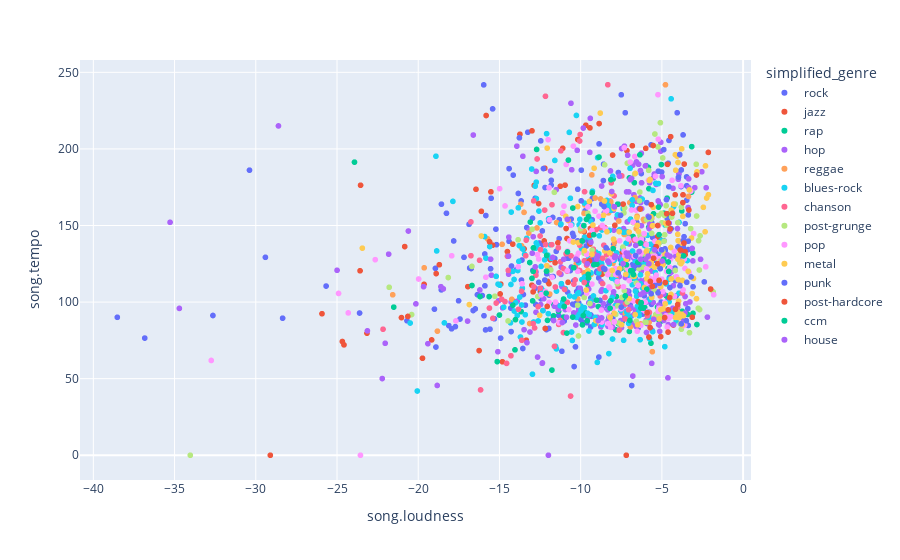

The notebook cell this image was saved under:
### Code cell
px.scatter(data_frame = more_than_n_songs(data, 10), x = 'song.loudness', y= 'song.tempo', hover_name = 'artist.terms', color = 'simplified_genre')

### Figure 1 — Plotly figure (JSON) as saved in the notebook; plotly's stock layout.template omitted (floating-point values rounded to 4 significant figures; data arrays with more than 128 entries replaced by an {"elided": "..."} marker saying what was removed)
{"data": [{"hovertemplate": "<b>%{hovertext}</b><br><br>simplified_genre=rock<br>song.loudness=%{x}<br>song.tempo=%{y}<extra></extra>", "hovertext": {"elided": "233 str values"}, "legendgroup": "rock", "marker": {"color": "#636efa", "symbol": "circle"}, "mode": "markers", "name": "rock", "showlegend": true, "type": "scattergl", "x": {"elided": "233 float values"}, "xaxis": "x", "y": {"elided": "233 float values"}, "yaxis": "y"}, {"hovertemplate": "<b>%{hovertext}</b><br><br>simplified_genre=jazz<br>song.loudness=%{x}<br>song.tempo=%{y}<extra></extra>", "hovertext": ["latin jazz", "latin jazz", "latin jazz", "latin jazz", "latin jazz", "latin jazz", "latin jazz", "latin jazz", "latin jazz", "latin jazz", "latin jazz", "latin jazz", "latin jazz", "latin jazz", "latin jazz", "latin jazz", "latin jazz", "latin jazz", "latin jazz", "latin jazz", "latin jazz", "latin jazz", "latin jazz", "latin jazz", "latin jazz", "latin jazz", "latin jazz", "latin jazz", "latin jazz", "latin jazz", "latin jazz", "latin jazz", "latin jazz", "latin jazz", "latin jazz", "latin jazz", "latin jazz", "latin jazz", "latin jazz", "latin jazz", "latin jazz", "latin jazz", "latin jazz", "latin jazz", "latin jazz", "latin jazz", "latin jazz", "latin jazz", "latin jazz", "latin jazz", "latin jazz", "latin jazz", "latin jazz", "latin jazz", "latin jazz", "latin jazz", "latin jazz", "latin jazz", "latin jazz", "latin jazz", "latin jazz", "latin jazz", "latin jazz", "latin jazz", "latin jazz", "latin jazz"], "legendgroup": "jazz", "marker": {"color": "#EF553B", "symbol": "circle"}, "mode": "markers", "name": "jazz", "showlegend": true, "type": "scattergl", "x": [-9.616, -14.51, -16.11, -5.155, -14.92, -11.4, -14.82, -19.74, -10.96, -23.55, -23.16, -11.26, -8.674, -19.64, -14.12, -7.437, -13.01, -24.57, -12.93, -12.04, -14.18, -16.25, -12.25, -15.82, -12.99, -10.18, -12.21, -12.86, -15.42, -11.11, -20.83, -11.95, -11.58, -12.94, -23.58, -25.92, -9.681, -19.17, -16.44, -16.95, -10.78, -6.39, -18.7, -18.9, -13.35, -5.827, -12.46, -8.837, -21.03, -9.394, -13.48, -24.67, -15.53, -9.777, -8.034, -12.18, -9.428, -10.84, -11.88, -7.151, -29.11, -12.24, -13.74, -12.59, -6.866, -8.864], "xaxis": "x", "y": [127.0, 133.0, 159.2, 141.4, 111.7, 138.7, 61.02, 63.33, 176.3, 176.3, 79.69, 175.6, 118.3, 111.6, 100.4, 132.6, 111.0, 72.07, 106.7, 113.6, 137.8, 68.33, 139.9, 221.8, 211.8, 206.1, 187.4, 176.2, 137.1, 200.4, 136.2, 112.0, 125.7, 86.45, 120.4, 92.4, 215.5, 75.3, 173.6, 110.1, 112.9, 138.4, 124.4, 118.6, 75.11, 132.0, 106.8, 88.68, 89.87, 148.1, 134.8, 74.25, 172.0, 145.9, 196.0, 82.76, 213.7, 141.5, 127.7, 198.9, 0, 106.2, 209.6, 164.3, 166.0, 216.6], "yaxis": "y"}, {"hovertemplate": "<b>%{hovertext}</b><br><br>simplified_genre=rap<br>song.loudness=%{x}<br>song.tempo=%{y}<extra></extra>", "hovertext": ["gangster rap", "gangster rap", "gangster rap", "gangster rap", "gangster rap", "gangster rap", "gangster rap", "gangster rap", "gangster rap", "gangster rap", "gangster rap", "gangster rap", "gangster rap", "gangster rap", "gangster rap", "gangster rap", "gangster rap", "gangster rap", "gangster rap", "gangster rap", "gangster rap", "gangster rap", "gangster rap", "gangster rap", "gangster rap", "gangster rap", "gangster rap", "gangster rap", "gangster rap", "gangster rap", "gangster rap", "gangster rap", "gangster rap", "gangster rap", "gangster rap", "gangster rap", "gangster rap", "gangster rap", "gangster rap", "gangster rap", "gangster rap", "gangster rap", "gangster rap", "gangster rap", "gangster rap", "gangster rap", "gangster rap", "gangster rap", "gangster rap", "gangster rap", "gangster rap", "gangster rap", "gangster rap", "gangster rap", "gangster rap", "gangster rap", "gangster rap", "gangster rap", "gangster rap", "gangster rap", "gangster rap", "gangster rap"], "legendgroup": "rap", "marker": {"color": "#00cc96", "symbol": "circle"}, "mode": "markers", "name": "rap", "showlegend": true, "type": "scattergl", "x": [-11.04, -6.998, -6.933, -8.91, -5.934, -5.797, -5.724, -7.837, -8.005, -3.741, -4.678, -9.725, -2.844, -5.627, -12.04, -6.57, -8.273, -7.239, -5.16, -3.165, -3.775, -6.945, -7.532, -3.813, -6.828, -5.108, -13.66, -12.71, -7.804, -7.101, -13.13, -5.515, -5.126, -7.459, -9.545, -6.696, -11.66, -11.36, -4.62, -5.268, -8.078, -7.482, -4.73, -7.677, -23.92, -5.672, -3.831, -7.004, -3.414, -13.1, -4.875, -5.032, -5.804, -3.163, -5.81, -3.084, -4.592, -5.827, -11.67, -6.065, -6.774, -4.636], "xaxis": "x", "y": [90.22, 181.1, 154.1, 97.1, 91.69, 174.0, 101.2, 81.9, 180.3, 93.98, 167.9, 93.17, 85.37, 103.4, 88.06, 106.4, 90.16, 100.8, 87.75, 171.8, 159.5, 114.8, 121.9, 91.56, 120.4, 86.98, 93.78, 199.7, 103.6, 93.98, 125.8, 157.7, 107.0, 87.6, 110.9, 177.9, 98.43, 93.95, 122.0, 96.71, 115.7, 124.7, 104.1, 85.9, 191.4, 73.18, 93.5, 80.86, 91.91, 152.2, 158.1, 189.8, 91.98, 201.5, 148.9, 92.65, 157.7, 188.0, 91.0, 96.57, 142.8, 90.09], "yaxis": "y"}, {"hovertemplate": "<b>%{hovertext}</b><br><br>simplified_genre=hop<br>song.loudness=%{x}<br>song.tempo=%{y}<extra></extra>", "hovertext": {"elided": "219 str values"}, "legendgroup": "hop", "marker": {"color": "#ab63fa", "symbol": "circle"}, "mode": "markers", "name": "hop", "showlegend": true, "type": "scattergl", "x": {"elided": "219 float values"}, "xaxis": "x", "y": {"elided": "219 float values"}, "yaxis": "y"}, {"hovertemplate": "<b>%{hovertext}</b><br><br>simplified_genre=reggae<br>song.loudness=%{x}<br>song.tempo=%{y}<extra></extra>", "hovertext": ["roots reggae", "roots reggae", "roots reggae", "roots reggae", "roots reggae", "roots reggae", "roots reggae", "roots reggae", "roots reggae", "roots reggae", "roots reggae", "roots reggae", "roots reggae", "roots reggae", "roots reggae", "roots reggae", "roots reggae", "roots reggae", "roots reggae", "roots reggae", "roots reggae", "roots reggae", "roots reggae", "roots reggae", "roots reggae", "roots reggae", "roots reggae", "roots reggae", "roots reggae", "roots reggae", "roots reggae", "roots reggae", "roots reggae", "roots reggae", "roots reggae", "roots reggae", "roots reggae", "roots reggae", "roots reggae", "roots reggae", "roots reggae", "roots reggae", "roots reggae", "roots reggae", "roots reggae", "roots reggae", "roots reggae", "roots reggae", "roots reggae", "roots reggae", "roots reggae", "roots reggae", "roots reggae", "roots reggae", "roots reggae", "roots reggae", "roots reggae", "roots reggae"], "legendgroup": "reggae", "marker": {"color": "#FFA15A", "symbol": "circle"}, "mode": "markers", "name": "reggae", "showlegend": true, "type": "scattergl", "x": [-11.48, -9.741, -4.779, -10.17, -10.28, -9.99, -13.19, -13.69, -13.49, -19.63, -13.62, -14.84, -6.304, -7.261, -8.173, -5.627, -6.092, -5.587, -8.476, -13.14, -8.01, -9.787, -13.64, -7.325, -12.69, -14.24, -7.842, -3.362, -11.11, -11.9, -9.11, -6.814, -6.134, -6.975, -6.653, -18.82, -6.53, -7.919, -5.788, -8.28, -6.937, -7.38, -9.364, -9.821, -7.077, -21.57, -9.791, -8.777, -7.651, -8.141, -15.73, -6.335, -7.983, -10.76, -9.07, -8.258, -6.582, -9.311], "xaxis": "x", "y": [151.9, 163.4, 241.9, 102.1, 124.8, 146.4, 145.1, 163.8, 158.6, 122.4, 135.0, 137.7, 85.73, 92.64, 132.1, 154.6, 153.1, 67.61, 165.9, 85.99, 125.2, 119.0, 136.7, 144.1, 148.4, 101.8, 115.8, 169.0, 158.1, 105.3, 167.9, 131.1, 154.0, 164.9, 168.2, 81.03, 156.1, 139.0, 86.75, 158.2, 83.83, 134.9, 118.1, 146.6, 139.5, 104.8, 158.0, 167.3, 152.9, 165.5, 141.3, 160.7, 135.7, 153.3, 85.81, 162.6, 148.0, 183.0], "yaxis": "y"}, {"hovertemplate": "<b>%{hovertext}</b><br><br>simplified_genre=blues-rock<br>song.loudness=%{x}<br>song.tempo=%{y}<extra></extra>", "hovertext": {"elided": "220 str values"}, "legendgroup": "blues-rock", "marker": {"color": "#19d3f3", "symbol": "circle"}, "mode": "markers", "name": "blues-rock", "showlegend": true, "type": "scattergl", "x": {"elided": "220 float values"}, "xaxis": "x", "y": {"elided": "220 float values"}, "yaxis": "y"}, {"hovertemplate": "<b>%{hovertext}</b><br><br>simplified_genre=chanson<br>song.loudness=%{x}<br>song.tempo=%{y}<extra></extra>", "hovertext": ["chanson", "chanson", "chanson", "chanson", "chanson", "chanson", "chanson", "chanson", "chanson", "chanson", "chanson", "chanson", "chanson", "chanson", "chanson", "chanson", "chanson", "chanson", "chanson", "chanson", "chanson", "chanson", "chanson", "chanson", "chanson", "chanson", "chanson", "chanson", "chanson", "chanson", "chanson", "chanson", "chanson", "chanson", "chanson", "chanson", "chanson", "chanson", "chanson", "chanson", "chanson", "chanson", "chanson", "chanson", "chanson", "chanson", "chanson", "chanson", "chanson", "chanson", "chanson", "chanson", "chanson", "chanson", "chanson", "chanson", "chanson", "chanson", "chanson", "chanson", "chanson", "chanson", "chanson", "chanson", "chanson", "chanson", "chanson", "chanson", "chanson", "chanson", "chanson", "chanson", "chanson", "chanson", "chanson", "chanson", "chanson", "chanson", "chanson", "chanson", "chanson", "chanson", "chanson", "chanson", "chanson", "chanson", "chanson", "chanson", "chanson", "chanson", "chanson", "chanson", "chanson", "chanson", "chanson", "chanson", "chanson"], "legendgroup": "chanson", "marker": {"color": "#FF6692", "symbol": "circle"}, "mode": "markers", "name": "chanson", "showlegend": true, "type": "scattergl", "x": [-6.01, -9.911, -13.64, -11.26, -16.16, -10.62, -5.896, -7.683, -9.76, -15.41, -8.508, -5.612, -11.56, -14.56, -10.06, -9.224, -12.16, -14.66, -12.21, -12.84, -8.789, -8.648, -14.86, -15.62, -10.06, -10.9, -11.24, -11.33, -13.38, -12.47, -5.53, -8.328, -12.88, -12.92, -8.573, -10.32, -11.37, -12.76, -13.35, -10.83, -10.06, -14.46, -9.042, -11.9, -13.62, -8.503, -8.016, -8.118, -10.59, -12.89, -15.2, -11.22, -4.03, -10.34, -8.811, -9.774, -11.06, -9.636, -8.403, -13.83, -11.36, -7.467, -12.49, -22.17, -11.78, -6.373, -3.737, -12.5, -5.769, -9.774, -9.324, -7.051, -16.22, -10.03, -16.76, -14.51, -16.75, -11.61, -10.82, -11.05, -12.17, -10.42, -11.77, -7.246, -7.254, -5.106, -8.669, -7.633, -10.99, -12.79, -12.62, -8.649, -14.29, -6.711, -12.68, -9.18, -7.943], "xaxis": "x", "y": [137.9, 140.2, 107.1, 88.02, 42.65, 38.64, 91.01, 110.2, 172.1, 89.39, 148.6, 149.6, 109.8, 59.98, 137.2, 134.6, 137.6, 100.3, 160.1, 83.12, 148.6, 128.5, 101.9, 96.08, 205.2, 131.5, 126.3, 119.0, 130.3, 134.2, 112.2, 241.9, 110.0, 85.95, 137.1, 122.5, 135.5, 117.5, 140.4, 120.2, 120.6, 120.7, 147.3, 122.2, 75.06, 103.0, 130.3, 177.8, 130.2, 166.1, 99.36, 198.7, 96.52, 114.5, 121.8, 127.0, 80.08, 124.1, 131.0, 95.26, 85.44, 182.4, 109.0, 82.29, 137.5, 99.75, 105.9, 143.1, 93.26, 112.8, 128.0, 94.99, 127.3, 209.4, 152.3, 129.9, 130.3, 71.08, 99.84, 121.9, 234.4, 111.7, 163.6, 98.73, 89.01, 104, 122.8, 81.69, 108.2, 120.4, 97.01, 112.0, 64.96, 140.4, 193.4, 131.6, 169.3], "yaxis": "y"}, {"hovertemplate": "<b>%{hovertext}</b><br><br>simplified_genre=post-grunge<br>song.loudness=%{x}<br>song.tempo=%{y}<extra></extra>", "hovertext": ["post-grunge", "post-grunge", "post-grunge", "post-grunge", "post-grunge", "post-grunge", "post-grunge", "post-grunge", "post-grunge", "post-grunge", "post-grunge", "post-grunge", "post-grunge", "post-grunge", "post-grunge", "post-grunge", "post-grunge", "post-grunge", "post-grunge", "post-grunge", "post-grunge", "post-grunge", "post-grunge", "post-grunge", "post-grunge", "post-grunge", "post-grunge", "post-grunge", "post-grunge", "post-grunge", "post-grunge", "post-grunge", "post-grunge", "post-grunge", "post-grunge", "post-grunge", "post-grunge", "post-grunge", "post-grunge", "post-grunge", "post-grunge", "post-grunge", "post-grunge", "post-grunge", "post-grunge", "post-grunge", "post-grunge", "post-grunge", "post-grunge", "post-grunge", "post-grunge", "post-grunge", "post-grunge", "post-grunge", "post-grunge", "post-grunge", "post-grunge", "post-grunge", "post-grunge", "post-grunge", "post-grunge", "post-grunge", "post-grunge", "post-grunge", "post-grunge", "post-grunge", "post-grunge", "post-grunge", "post-grunge", "post-grunge", "post-grunge", "post-grunge", "post-grunge", "post-grunge", "post-grunge", "post-grunge", "post-grunge", "post-grunge", "post-grunge", "post-grunge", "post-grunge", "post-grunge", "post-grunge", "post-grunge", "post-grunge", "post-grunge", "post-grunge", "post-grunge", "post-grunge", "post-grunge", "post-grunge", "post-grunge", "post-grunge", "post-grunge", "post-grunge", "post-grunge", "post-grunge", "post-grunge", "post-grunge", "post-grunge", "post-grunge", "post-grunge", "post-grunge", "post-grunge", "post-grunge", "post-grunge", "post-grunge", "post-grunge", "post-grunge", "post-grunge"], "legendgroup": "post-grunge", "marker": {"color": "#B6E880", "symbol": "circle"}, "mode": "markers", "name": "post-grunge", "showlegend": true, "type": "scattergl", "x": [-4.953, -7.309, -1.843, -5.627, -21.79, -6.481, -4.998, -5.981, -18.15, -5.025, -7.462, -5.371, -5.814, -9.296, -7.207, -2.679, -5.654, -8.311, -7.711, -5.429, -12.99, -12.64, -9.429, -34.03, -3.8, -7.3, -8.522, -4.866, -3.765, -2.741, -8.416, -11.62, -9.781, -10.13, -6.036, -4.017, -5.382, -4.176, -3.229, -4.634, -5.199, -7.128, -5.328, -4.068, -7.397, -11.84, -3.3, -5.15, -7.837, -20.41, -2.885, -6.357, -8.1, -6.575, -6.121, -7.319, -4.531, -6.564, -7.655, -10.01, -10.19, -4.183, -13.85, -8.08, -5.968, -2.648, -3.863, -6.676, -6.379, -4.706, -4.177, -7.072, -3.798, -5.233, -4.948, -6.8, -5.914, -16.7, -5.09, -6.037, -5.206, -7.899, -9.795, -7.742, -5.472, -5.243, -4.83, -7.128, -2.76, -2.694, -6.765, -4.399, -5.134, -6.413, -6.348, -4.737, -5.945, -9.558, -3.93, -4.842, -14.47, -6.322, -2.863, -4.995, -6.09, -5.551, -4.26, -15.28, -3.892, -7.335], "xaxis": "x", "y": [133.3, 107.5, 106.7, 144.8, 109.7, 140.3, 113.3, 86.82, 116.0, 157.9, 103.0, 128.7, 186.0, 133.9, 122.2, 95.11, 154.2, 127.7, 97.64, 209.7, 147.5, 103.6, 99.06, 0, 82.28, 161.5, 189.6, 139.8, 139.7, 140.1, 119.5, 171.6, 103.0, 77.89, 86.84, 151.8, 91.92, 164.0, 148.0, 120.1, 156.5, 190.6, 112.7, 92.3, 135.9, 121.0, 80.01, 138.6, 91.97, 91.85, 190.0, 171.8, 87.11, 87.5, 122.8, 125.0, 91.14, 112.4, 86.31, 148.0, 98.0, 116.1, 140.7, 118.0, 130.3, 143.2, 85.79, 183.7, 166.1, 150.1, 120.6, 141.8, 162.0, 136.1, 194.1, 116.9, 134.0, 123.3, 217.1, 130.6, 94.08, 87.15, 132.0, 111.9, 108.0, 201.3, 143.9, 100.0, 95.95, 120.9, 151.7, 155.5, 91.23, 122.0, 143.7, 162.9, 153.8, 158.0, 135.0, 156.6, 87.68, 142.9, 156.2, 151.8, 144.0, 131.9, 103.1, 103.8, 125.6, 158.2], "yaxis": "y"}, {"hovertemplate": "<b>%{hovertext}</b><br><br>simplified_genre=pop<br>song.loudness=%{x}<br>song.tempo=%{y}<extra></extra>", "hovertext": {"elided": "159 str values"}, "legendgroup": "pop", "marker": {"color": "#FF97FF", "symbol": "circle"}, "mode": "markers", "name": "pop", "showlegend": true, "type": "scattergl", "x": {"elided": "159 float values"}, "xaxis": "x", "y": {"elided": "159 float values"}, "yaxis": "y"}, {"hovertemplate": "<b>%{hovertext}</b><br><br>simplified_genre=metal<br>song.loudness=%{x}<br>song.tempo=%{y}<extra></extra>", "hovertext": ["alternative metal", "heavy metal", "alternative metal", "alternative metal", "alternative metal", "alternative metal", "heavy metal", "alternative metal", "alternative metal", "alternative metal", "heavy metal", "heavy metal", "heavy metal", "heavy metal", "alternative metal", "alternative metal", "alternative metal", "alternative metal", "alternative metal", "heavy metal", "heavy metal", "alternative metal", "alternative metal", "heavy metal", "heavy metal", "alternative metal", "alternative metal", "heavy metal", "heavy metal", "heavy metal", "heavy metal", "alternative metal", "alternative metal", "alternative metal", "heavy metal", "heavy metal", "alternative metal", "alternative metal", "heavy metal", "heavy metal", "heavy metal", "heavy metal", "heavy metal", "heavy metal", "heavy metal", "heavy metal", "alternative metal", "alternative metal", "heavy metal", "heavy metal", "heavy metal", "alternative metal", "heavy metal", "alternative metal", "heavy metal", "heavy metal", "heavy metal", "alternative metal", "heavy metal", "alternative metal", "heavy metal", "alternative metal", "alternative metal", "alternative metal", "heavy metal", "alternative metal", "heavy metal", "heavy metal", "heavy metal", "heavy metal", "alternative metal", "heavy metal", "heavy metal", "heavy metal", "heavy metal", "alternative metal", "heavy metal", "heavy metal", "heavy metal", "heavy metal", "heavy metal", "alternative metal", "alternative metal", "heavy metal", "heavy metal", "heavy metal", "heavy metal", "heavy metal", "heavy metal", "heavy metal", "heavy metal", "alternative metal", "alternative metal", "alternative metal", "alternative metal", "alternative metal", "alternative metal", "alternative metal", "heavy metal", "heavy metal", "alternative metal", "alternative metal", "alternative metal", "heavy metal", "alternative metal", "alternative metal", "heavy metal", "alternative metal", "alternative metal", "heavy metal", "heavy metal"], "legendgroup": "metal", "marker": {"color": "#FECB52", "symbol": "circle"}, "mode": "markers", "name": "metal", "showlegend": true, "type": "scattergl", "x": [-5.884, -2.869, -3.937, -2.315, -4.806, -4.44, -7.199, -3.306, -3.753, -3.973, -5.563, -5.152, -8.591, -6.51, -3.693, -8.06, -3.67, -5.094, -4.912, -7.219, -4.014, -4.029, -3.378, -5.938, -9.244, -2.445, -4.002, -9.657, -3.053, -5.065, -3.764, -5.535, -5.765, -4.793, -8.112, -6.635, -6.533, -7.628, -10.91, -5.059, -3.92, -9.767, -4.938, -10.15, -7.009, -23.44, -4.008, -5.673, -10.18, -5.628, -2.339, -3.134, -8.209, -8.794, -2.136, -3.734, -4.151, -3.709, -9.057, -7.938, -6.44, -5.954, -3.18, -5.493, -5.73, -4.763, -7.977, -8.189, -6.489, -12.08, -3.828, -16.12, -7.483, -4.431, -7.944, -4.428, -8.513, -9.557, -3.779, -9.462, -4.024, -9.306, -10.45, -2.246, -4.456, -8.535, -5.668, -6.641, -8.38, -5.061, -12.06, -4.278, -4.157, -3.782, -9.171, -12.53, -7.015, -16.85, -6.694, -4.063, -3.988, -3.955, -5.234, -3.891, -4.173, -2.839, -4.118, -6.076, -5.653, -5.454, -7.606], "xaxis": "x", "y": [118.4, 102.3, 89.78, 188.9, 131.1, 105.0, 127.7, 173.2, 85.03, 100.6, 149.9, 89.02, 156.7, 150.0, 140.0, 120.7, 91.01, 126.8, 95.61, 118.1, 128.0, 93.46, 120.2, 115.3, 150.3, 161.9, 140.1, 107.9, 115.4, 110.1, 126.1, 161.9, 179.4, 98.78, 170.8, 184.0, 155.2, 146.0, 156.0, 111.0, 136.5, 133.6, 124.3, 138.8, 102.1, 135.2, 191.1, 155.8, 162.4, 103.0, 145.9, 105.5, 132.1, 223.4, 170.1, 114.1, 186.1, 156.0, 87.9, 92.73, 146.1, 132.9, 141.8, 89.48, 180.1, 151.5, 141.1, 90.07, 85.16, 123.8, 125.1, 143.1, 85.24, 115.1, 161.0, 160.1, 133.4, 120.6, 200.1, 165.7, 144.3, 131.3, 139.2, 167.9, 135.6, 166.0, 124.0, 91.86, 145.9, 95.03, 200.5, 164.0, 89.96, 92.1, 187.4, 91.37, 145.7, 98.39, 116.8, 195.3, 114.6, 130.9, 138.7, 134.2, 196.2, 185.0, 90.13, 109.4, 126.1, 122.8, 121.7], "yaxis": "y"}, {"hovertemplate": "<b>%{hovertext}</b><br><br>simplified_genre=punk<br>song.loudness=%{x}<br>song.tempo=%{y}<extra></extra>", "hovertext": ["hardcore punk", "hardcore punk", "hardcore punk", "hardcore punk", "hardcore punk", "hardcore punk", "hardcore punk", "hardcore punk", "hardcore punk", "hardcore punk", "hardcore punk", "hardcore punk", "hardcore punk", "hardcore punk", "hardcore punk", "hardcore punk", "hardcore punk", "hardcore punk", "hardcore punk", "hardcore punk", "hardcore punk", "hardcore punk", "hardcore punk", "hardcore punk", "hardcore punk", "hardcore punk", "hardcore punk", "hardcore punk", "hardcore punk", "hardcore punk", "hardcore punk", "hardcore punk", "hardcore punk", "hardcore punk", "hardcore punk", "hardcore punk", "hardcore punk", "hardcore punk", "hardcore punk", "hardcore punk", "hardcore punk", "hardcore punk", "hardcore punk", "hardcore punk", "hardcore punk", "hardcore punk", "hardcore punk", "hardcore punk", "hardcore punk", "hardcore punk", "hardcore punk", "hardcore punk", "hardcore punk", "hardcore punk", "hardcore punk", "hardcore punk", "hardcore punk", "hardcore punk", "hardcore punk", "hardcore punk"], "legendgroup": "punk", "marker": {"color": "#636efa", "symbol": "circle"}, "mode": "markers", "name": "punk", "showlegend": true, "type": "scattergl", "x": [-28.35, -3.803, -8.576, -3.806, -18.91, -6.664, -9.614, -9.96, -5.098, -6.419, -3.619, -10.19, -7.499, -5.93, -4.504, -3.856, -5.439, -2.388, -7.545, -4.011, -3.373, -8.435, -4.571, -3.199, -3.376, -4.883, -4.606, -3.677, -5.016, -5.794, -5.218, -3.696, -8.867, -3.83, -3.904, -8.562, -9.233, -10.18, -12.21, -5.152, -6.61, -3.469, -7.679, -7.694, -8.814, -8.512, -3.977, -3.884, -5.663, -3.565, -5.235, -13.77, -5.665, -6.393, -7.497, -3.08, -4.716, -9.966, -12.29, -3.495], "xaxis": "x", "y": [89.5, 186.3, 122.0, 85.77, 70.65, 123.6, 86.54, 186.2, 121.8, 124.5, 132.0, 127.2, 235.3, 164.9, 109.5, 134.8, 110.8, 113.2, 156.6, 136.0, 156.9, 135.4, 175.4, 116.4, 139.8, 199.5, 190.6, 140.2, 134.1, 155.4, 185.5, 209.1, 203.3, 133.5, 196.3, 162.4, 127.2, 173.7, 114.4, 112.3, 130.3, 112.9, 184.6, 119.0, 101.1, 121.5, 181.6, 110.6, 105.5, 151.2, 106.0, 207.2, 202.7, 161.1, 96.7, 110.0, 166.9, 166.1, 187.2, 87.87], "yaxis": "y"}, {"hovertemplate": "<b>%{hovertext}</b><br><br>simplified_genre=post-hardcore<br>song.loudness=%{x}<br>song.tempo=%{y}<extra></extra>", "hovertext": ["post-hardcore", "post-hardcore", "post-hardcore", "post-hardcore", "post-hardcore", "post-hardcore", "post-hardcore", "post-hardcore", "post-hardcore", "post-hardcore", "post-hardcore", "post-hardcore", "post-hardcore", "post-hardcore", "post-hardcore", "post-hardcore", "post-hardcore", "post-hardcore", "post-hardcore", "post-hardcore", "post-hardcore", "post-hardcore", "post-hardcore", "post-hardcore", "post-hardcore", "post-hardcore", "post-hardcore", "post-hardcore", "post-hardcore", "post-hardcore", "post-hardcore", "post-hardcore", "post-hardcore", "post-hardcore", "post-hardcore", "post-hardcore", "post-hardcore", "post-hardcore", "post-hardcore", "post-hardcore", "post-hardcore", "post-hardcore", "post-hardcore", "post-hardcore", "post-hardcore", "post-hardcore", "post-hardcore", "post-hardcore", "post-hardcore", "post-hardcore", "post-hardcore", "post-hardcore", "post-hardcore", "post-hardcore", "post-hardcore", "post-hardcore"], "legendgroup": "post-hardcore", "marker": {"color": "#EF553B", "symbol": "circle"}, "mode": "markers", "name": "post-hardcore", "showlegend": true, "type": "scattergl", "x": [-1.998, -5.537, -4.621, -5.993, -6.465, -6.338, -4.459, -14.96, -5.911, -7.387, -4.183, -4.6, -9.458, -3.573, -5.071, -3.337, -5.257, -6.818, -4.164, -5.512, -4.289, -15.61, -5.261, -4.654, -4.829, -5.711, -20.64, -4.518, -5.726, -9.454, -5.353, -4.707, -5.795, -9.425, -5.176, -3.566, -7.192, -5.249, -12.06, -3.639, -3.708, -5.586, -3.624, -3.699, -4.606, -7.896, -4.789, -4.346, -4.495, -2.87, -5.653, -10.9, -3.131, -3.862, -2.14, -4.027], "xaxis": "x", "y": [108.5, 202.2, 80.41, 200.4, 100.3, 160.8, 208.0, 105.3, 93.06, 164.0, 170.0, 151.6, 126.9, 133.0, 77.4, 160.1, 125.0, 202.1, 95.25, 128.6, 84.99, 139.4, 150.0, 189.9, 89.89, 113.5, 90.62, 102.9, 83.33, 143.6, 136.1, 157.7, 77.15, 137.9, 114.2, 131.0, 0, 143.0, 97.17, 138.5, 165.0, 110.2, 190.1, 170.0, 94.94, 150.1, 112.7, 157.9, 147.7, 183.0, 163.6, 148.0, 90.1, 134.0, 197.7, 98.38], "yaxis": "y"}, {"hovertemplate": "<b>%{hovertext}</b><br><br>simplified_genre=ccm<br>song.loudness=%{x}<br>song.tempo=%{y}<extra></extra>", "hovertext": ["ccm", "ccm", "ccm", "ccm", "ccm", "ccm", "ccm", "ccm", "ccm", "ccm", "ccm", "ccm", "ccm", "ccm", "ccm", "ccm", "ccm", "ccm", "ccm", "ccm", "ccm", "ccm", "ccm", "ccm", "ccm", "ccm", "ccm", "ccm", "ccm", "ccm", "ccm", "ccm", "ccm", "ccm", "ccm", "ccm", "ccm", "ccm", "ccm", "ccm", "ccm", "ccm", "ccm", "ccm", "ccm", "ccm", "ccm", "ccm", "ccm", "ccm", "ccm", "ccm", "ccm", "ccm", "ccm", "ccm", "ccm", "ccm", "ccm", "ccm", "ccm", "ccm", "ccm", "ccm", "ccm", "ccm", "ccm"], "legendgroup": "ccm", "marker": {"color": "#00cc96", "symbol": "circle"}, "mode": "markers", "name": "ccm", "showlegend": true, "type": "scattergl", "x": [-10.75, -6.748, -21.51, -10.42, -10.49, -5.202, -16.2, -6.477, -3.663, -9.295, -9.803, -6.917, -4.601, -9.535, -5.174, -15.64, -7.181, -9.64, -6.352, -3.092, -7.721, -4.58, -14.17, -8.998, -8.139, -8.7, -8.872, -12.13, -9.908, -8.158, -9.2, -7.997, -9.193, -9.598, -5.934, -6.276, -12.96, -12.1, -10.81, -6.288, -12.09, -9.024, -15.0, -6.291, -6.135, -12.91, -10.49, -11.01, -9.833, -9.516, -7.255, -14.04, -13.0, -11.77, -9.515, -14.01, -9.889, -6.315, -10.85, -11.05, -6.103, -16.69, -8.19, -4.888, -15.13, -12.92, -6.968], "xaxis": "x", "y": [192.7, 118.0, 96.71, 122.4, 161.4, 162.0, 103.6, 126.0, 130.1, 171.3, 149.9, 120.5, 126.2, 118.2, 144.0, 103.6, 124.3, 154.0, 196.1, 132.0, 164.0, 120.0, 97.98, 124.8, 179.9, 80.14, 194.7, 105.8, 139.9, 100.9, 144.0, 134.9, 124.3, 87.76, 108.4, 99.64, 100.8, 120.2, 132.8, 98.94, 130.4, 101.2, 91.52, 96.09, 96.01, 135.4, 90.19, 97.11, 91.16, 115.7, 104.1, 68.83, 115.5, 55.62, 155.9, 88.55, 85.1, 138.5, 79.74, 102.0, 128.0, 110.8, 96.0, 128.0, 61.12, 120.1, 88.0], "yaxis": "y"}, {"hovertemplate": "<b>%{hovertext}</b><br><br>simplified_genre=house<br>song.loudness=%{x}<br>song.tempo=%{y}<extra></extra>", "hovertext": ["progressive house", "progressive house", "progressive house", "progressive house", "progressive house", "progressive house", "progressive house", "progressive house", "progressive house", "progressive house", "progressive house", "progressive house", "progressive house", "progressive house", "progressive house", "progressive house", "progressive house", "progressive house", "progressive house", "progressive house", "progressive house", "progressive house", "progressive house", "progressive house", "progressive house", "progressive house", "progressive house", "progressive house", "progressive house", "progressive house", "progressive house", "progressive house", "progressive house", "progressive house", "progressive house", "progressive house", "progressive house", "progressive house", "progressive house", "progressive house", "progressive house", "progressive house", "progressive house", "progressive house", "progressive house", "progressive house", "progressive house", "progressive house", "progressive house", "progressive house", "progressive house", "progressive house", "progressive house", "progressive house"], "legendgroup": "house", "marker": {"color": "#ab63fa", "symbol": "circle"}, "mode": "markers", "name": "house", "showlegend": true, "type": "scattergl", "x": [-8.273, -8.085, -8.92, -34.7, -20.14, -10.6, -11.13, -3.139, -20.61, -7.921, -7.613, -12.98, -4.984, -8.165, -6.319, -4.665, -7.908, -7.852, -5.2, -11.98, -7.052, -7.19, -3.094, -10.82, -12.8, -4.499, -21.82, -8.325, -9.59, -6.308, -7.387, -9, -10.29, -6.615, -7.106, -5.84, -11.72, -9.369, -5.509, -11.05, -13.48, -2.62, -5.447, -8.955, -8.714, -35.28, -5.988, -6.4, -4.28, -7.135, -5.797, -14.44, -6.131, -15.54], "xaxis": "x", "y": [126.0, 172.2, 88.0, 95.87, 98.82, 229.8, 86.67, 135.0, 146.4, 162.1, 182.2, 131.9, 126.8, 185.6, 128.0, 130.9, 129.1, 130.0, 85.33, 0, 130.0, 132.0, 126.9, 154.0, 123.0, 130.0, 131.3, 126.8, 125.1, 105.0, 125.1, 128.1, 128.0, 137.0, 195.9, 130.0, 129.2, 139.0, 88.74, 127.9, 81.95, 127.9, 134.0, 130.2, 89.67, 152.1, 128.0, 133.0, 85.32, 130.0, 125.0, 130.0, 106.0, 128.0], "yaxis": "y"}], "layout": {"autosize": true, "legend": {"title": {"text": "simplified_genre"}, "tracegroupgap": 0}, "margin": {"t": 60}, "xaxis": {"anchor": "y", "autorange": true, "domain": [0, 1], "range": [-40.72, 0.386], "title": {"text": "song.loudness"}, "type": "linear"}, "yaxis": {"anchor": "x", "autorange": true, "domain": [0, 1], "range": [-18.73, 260.6], "title": {"text": "song.tempo"}, "type": "linear"}}}
